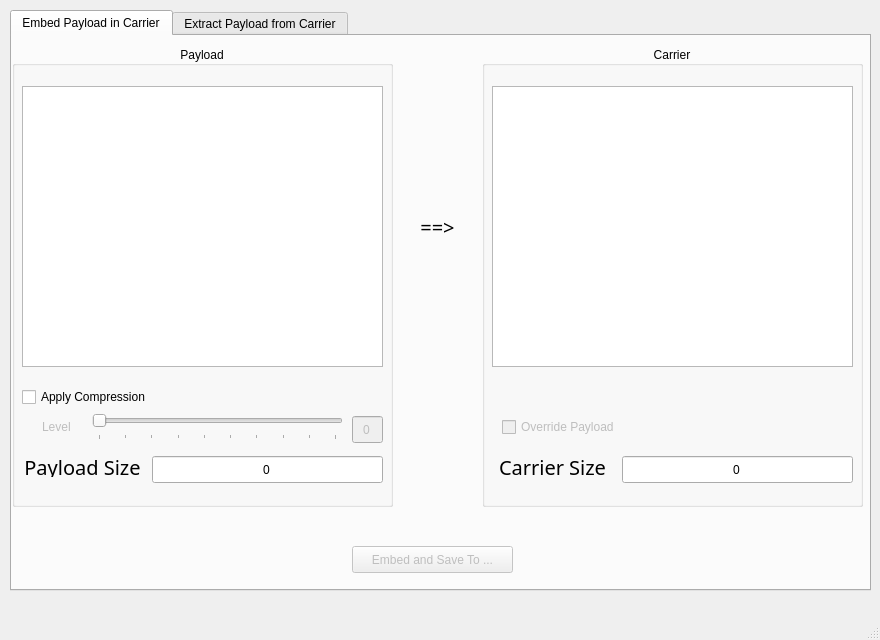
<?xml version="1.0" encoding="UTF-8"?>
<ui version="4.0">
 <class>MainWindow</class>
 <widget class="QMainWindow" name="MainWindow">
  <property name="geometry">
   <rect>
    <x>0</x>
    <y>0</y>
    <width>880</width>
    <height>640</height>
   </rect>
  </property>
  <property name="windowTitle">
   <string>MainWindow</string>
  </property>
  <widget class="QWidget" name="centralwidget">
   <widget class="QTabWidget" name="tabOption">
    <property name="geometry">
     <rect>
      <x>10</x>
      <y>10</y>
      <width>861</width>
      <height>581</height>
     </rect>
    </property>
    <property name="currentIndex">
     <number>0</number>
    </property>
    <widget class="QWidget" name="tab">
     <attribute name="title">
      <string>Embed Payload in Carrier</string>
     </attribute>
     <widget class="QGroupBox" name="grpCarrier1">
      <property name="geometry">
       <rect>
        <x>470</x>
        <y>10</y>
        <width>381</width>
        <height>461</height>
       </rect>
      </property>
      <property name="title">
       <string>Carrier</string>
      </property>
      <property name="alignment">
       <set>Qt::AlignCenter</set>
      </property>
      <property name="flat">
       <bool>false</bool>
      </property>
      <widget class="QGraphicsView" name="viewCarrier1">
       <property name="geometry">
        <rect>
         <x>10</x>
         <y>40</y>
         <width>361</width>
         <height>281</height>
        </rect>
       </property>
      </widget>
      <widget class="QCheckBox" name="chkOverride">
       <property name="enabled">
        <bool>false</bool>
       </property>
       <property name="geometry">
        <rect>
         <x>20</x>
         <y>370</y>
         <width>141</width>
         <height>22</height>
        </rect>
       </property>
       <property name="text">
        <string>Override Payload</string>
       </property>
      </widget>
      <widget class="QLabel" name="lblPayloadFound">
       <property name="geometry">
        <rect>
         <x>30</x>
         <y>330</y>
         <width>331</width>
         <height>21</height>
        </rect>
       </property>
       <property name="font">
        <font>
         <family>CM Roman</family>
         <pointsize>15</pointsize>
        </font>
       </property>
       <property name="text">
        <string/>
       </property>
       <property name="alignment">
        <set>Qt::AlignCenter</set>
       </property>
      </widget>
      <widget class="QLineEdit" name="txtCarrierSize">
       <property name="geometry">
        <rect>
         <x>140</x>
         <y>410</y>
         <width>231</width>
         <height>27</height>
        </rect>
       </property>
       <property name="text">
        <string>0</string>
       </property>
       <property name="alignment">
        <set>Qt::AlignCenter</set>
       </property>
       <property name="readOnly">
        <bool>true</bool>
       </property>
      </widget>
      <widget class="QLabel" name="lblCarrierSize">
       <property name="geometry">
        <rect>
         <x>10</x>
         <y>410</y>
         <width>121</width>
         <height>21</height>
        </rect>
       </property>
       <property name="font">
        <font>
         <family>CM Roman</family>
         <pointsize>15</pointsize>
        </font>
       </property>
       <property name="text">
        <string>Carrier Size</string>
       </property>
       <property name="alignment">
        <set>Qt::AlignCenter</set>
       </property>
      </widget>
     </widget>
     <widget class="QLabel" name="lblArrow">
      <property name="geometry">
       <rect>
        <x>390</x>
        <y>180</y>
        <width>71</width>
        <height>21</height>
       </rect>
      </property>
      <property name="font">
       <font>
        <family>CM Roman</family>
        <pointsize>15</pointsize>
       </font>
      </property>
      <property name="text">
       <string>==&gt;</string>
      </property>
      <property name="alignment">
       <set>Qt::AlignCenter</set>
      </property>
     </widget>
     <widget class="QGroupBox" name="grpPayload1">
      <property name="geometry">
       <rect>
        <x>0</x>
        <y>10</y>
        <width>381</width>
        <height>461</height>
       </rect>
      </property>
      <property name="title">
       <string>Payload</string>
      </property>
      <property name="alignment">
       <set>Qt::AlignCenter</set>
      </property>
      <property name="flat">
       <bool>false</bool>
      </property>
      <widget class="QGraphicsView" name="viewPayload1">
       <property name="geometry">
        <rect>
         <x>10</x>
         <y>40</y>
         <width>361</width>
         <height>281</height>
        </rect>
       </property>
      </widget>
      <widget class="QLineEdit" name="txtCompression">
       <property name="enabled">
        <bool>false</bool>
       </property>
       <property name="geometry">
        <rect>
         <x>340</x>
         <y>370</y>
         <width>31</width>
         <height>27</height>
        </rect>
       </property>
       <property name="text">
        <string>0</string>
       </property>
       <property name="alignment">
        <set>Qt::AlignCenter</set>
       </property>
       <property name="readOnly">
        <bool>true</bool>
       </property>
      </widget>
      <widget class="QSlider" name="slideCompression">
       <property name="enabled">
        <bool>false</bool>
       </property>
       <property name="geometry">
        <rect>
         <x>80</x>
         <y>363</y>
         <width>251</width>
         <height>31</height>
        </rect>
       </property>
       <property name="maximum">
        <number>9</number>
       </property>
       <property name="pageStep">
        <number>1</number>
       </property>
       <property name="value">
        <number>0</number>
       </property>
       <property name="tracking">
        <bool>true</bool>
       </property>
       <property name="orientation">
        <enum>Qt::Horizontal</enum>
       </property>
       <property name="invertedAppearance">
        <bool>false</bool>
       </property>
       <property name="tickPosition">
        <enum>QSlider::TicksBelow</enum>
       </property>
       <property name="tickInterval">
        <number>1</number>
       </property>
      </widget>
      <widget class="QLabel" name="lblLevel">
       <property name="enabled">
        <bool>false</bool>
       </property>
       <property name="geometry">
        <rect>
         <x>30</x>
         <y>370</y>
         <width>35</width>
         <height>21</height>
        </rect>
       </property>
       <property name="text">
        <string>Level</string>
       </property>
      </widget>
      <widget class="QCheckBox" name="chkApplyCompression">
       <property name="geometry">
        <rect>
         <x>10</x>
         <y>340</y>
         <width>161</width>
         <height>22</height>
        </rect>
       </property>
       <property name="text">
        <string>Apply Compression</string>
       </property>
      </widget>
      <widget class="QLabel" name="lblPayloadSize">
       <property name="geometry">
        <rect>
         <x>10</x>
         <y>410</y>
         <width>121</width>
         <height>21</height>
        </rect>
       </property>
       <property name="font">
        <font>
         <family>CM Roman</family>
         <pointsize>15</pointsize>
        </font>
       </property>
       <property name="text">
        <string>Payload Size</string>
       </property>
       <property name="alignment">
        <set>Qt::AlignCenter</set>
       </property>
      </widget>
      <widget class="QLineEdit" name="txtPayloadSize">
       <property name="geometry">
        <rect>
         <x>140</x>
         <y>410</y>
         <width>231</width>
         <height>27</height>
        </rect>
       </property>
       <property name="text">
        <string>0</string>
       </property>
       <property name="alignment">
        <set>Qt::AlignCenter</set>
       </property>
       <property name="readOnly">
        <bool>true</bool>
       </property>
      </widget>
     </widget>
     <widget class="QPushButton" name="btnSave">
      <property name="enabled">
       <bool>false</bool>
      </property>
      <property name="geometry">
       <rect>
        <x>340</x>
        <y>510</y>
        <width>161</width>
        <height>27</height>
       </rect>
      </property>
      <property name="text">
       <string>Embed and Save To ...</string>
      </property>
     </widget>
    </widget>
    <widget class="QWidget" name="tab_2">
     <attribute name="title">
      <string>Extract Payload from Carrier</string>
     </attribute>
     <widget class="QGroupBox" name="grpPayload2">
      <property name="geometry">
       <rect>
        <x>470</x>
        <y>10</y>
        <width>381</width>
        <height>331</height>
       </rect>
      </property>
      <property name="title">
       <string>Payload</string>
      </property>
      <property name="alignment">
       <set>Qt::AlignCenter</set>
      </property>
      <property name="flat">
       <bool>false</bool>
      </property>
      <widget class="QGraphicsView" name="viewPayload2">
       <property name="geometry">
        <rect>
         <x>10</x>
         <y>40</y>
         <width>361</width>
         <height>281</height>
        </rect>
       </property>
      </widget>
     </widget>
     <widget class="QGroupBox" name="grpCarrier2">
      <property name="geometry">
       <rect>
        <x>0</x>
        <y>10</y>
        <width>381</width>
        <height>461</height>
       </rect>
      </property>
      <property name="title">
       <string>Carrier</string>
      </property>
      <property name="alignment">
       <set>Qt::AlignCenter</set>
      </property>
      <property name="flat">
       <bool>false</bool>
      </property>
      <widget class="QGraphicsView" name="viewCarrier2">
       <property name="geometry">
        <rect>
         <x>10</x>
         <y>40</y>
         <width>361</width>
         <height>281</height>
        </rect>
       </property>
      </widget>
      <widget class="QLabel" name="lblCarrierEmpty">
       <property name="geometry">
        <rect>
         <x>20</x>
         <y>330</y>
         <width>331</width>
         <height>21</height>
        </rect>
       </property>
       <property name="font">
        <font>
         <family>CM Roman</family>
         <pointsize>15</pointsize>
        </font>
       </property>
       <property name="text">
        <string/>
       </property>
       <property name="alignment">
        <set>Qt::AlignCenter</set>
       </property>
      </widget>
      <widget class="QPushButton" name="btnExtract">
       <property name="enabled">
        <bool>false</bool>
       </property>
       <property name="geometry">
        <rect>
         <x>50</x>
         <y>370</y>
         <width>281</width>
         <height>27</height>
        </rect>
       </property>
       <property name="text">
        <string>Extract Payload</string>
       </property>
      </widget>
      <widget class="QPushButton" name="btnClean">
       <property name="enabled">
        <bool>false</bool>
       </property>
       <property name="geometry">
        <rect>
         <x>50</x>
         <y>410</y>
         <width>281</width>
         <height>27</height>
        </rect>
       </property>
       <property name="text">
        <string>Clean Carrier</string>
       </property>
      </widget>
     </widget>
     <widget class="QLabel" name="lblArrow2">
      <property name="geometry">
       <rect>
        <x>390</x>
        <y>170</y>
        <width>71</width>
        <height>21</height>
       </rect>
      </property>
      <property name="font">
       <font>
        <family>CM Roman</family>
        <pointsize>15</pointsize>
       </font>
      </property>
      <property name="text">
       <string>==&gt;</string>
      </property>
      <property name="alignment">
       <set>Qt::AlignCenter</set>
      </property>
     </widget>
    </widget>
   </widget>
  </widget>
  <widget class="QMenuBar" name="menubar">
   <property name="geometry">
    <rect>
     <x>0</x>
     <y>0</y>
     <width>880</width>
     <height>25</height>
    </rect>
   </property>
  </widget>
  <widget class="QStatusBar" name="statusbar"/>
 </widget>
 <resources/>
 <connections/>
</ui>
